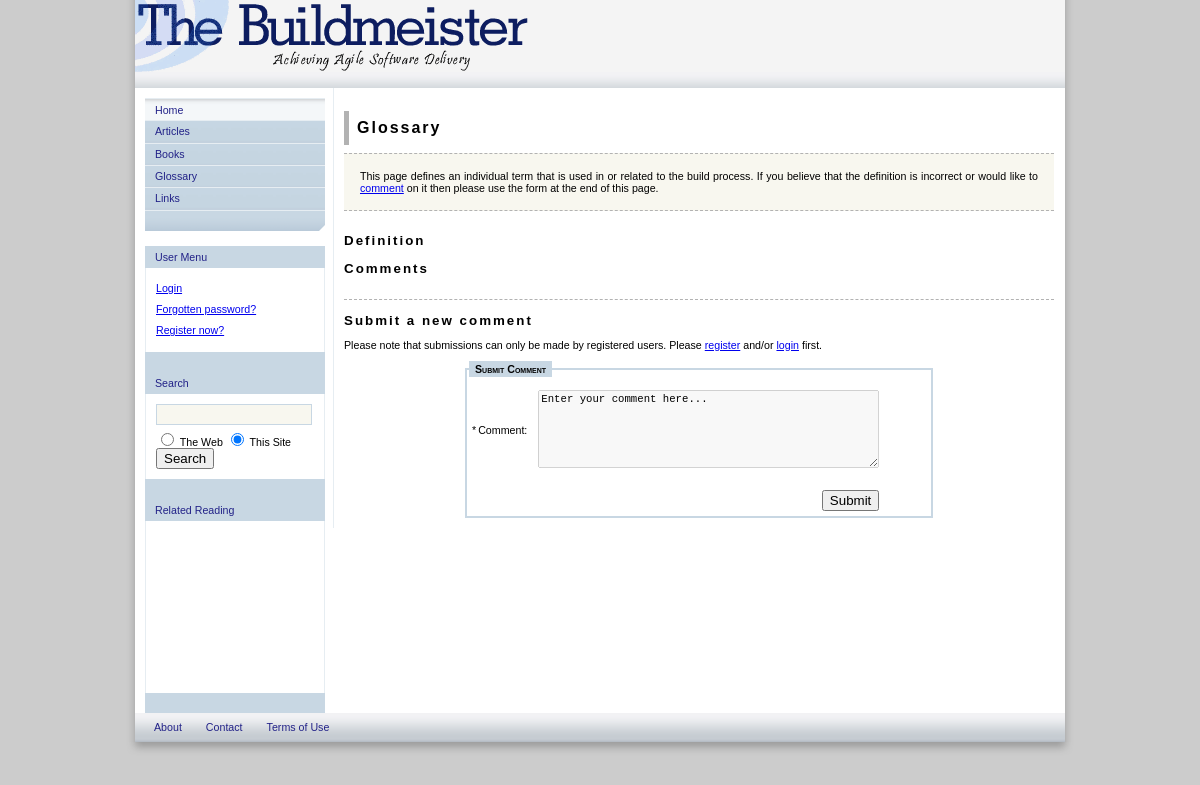
Page /viewterm.php?term=Active_Development_Line on the earlier database version.
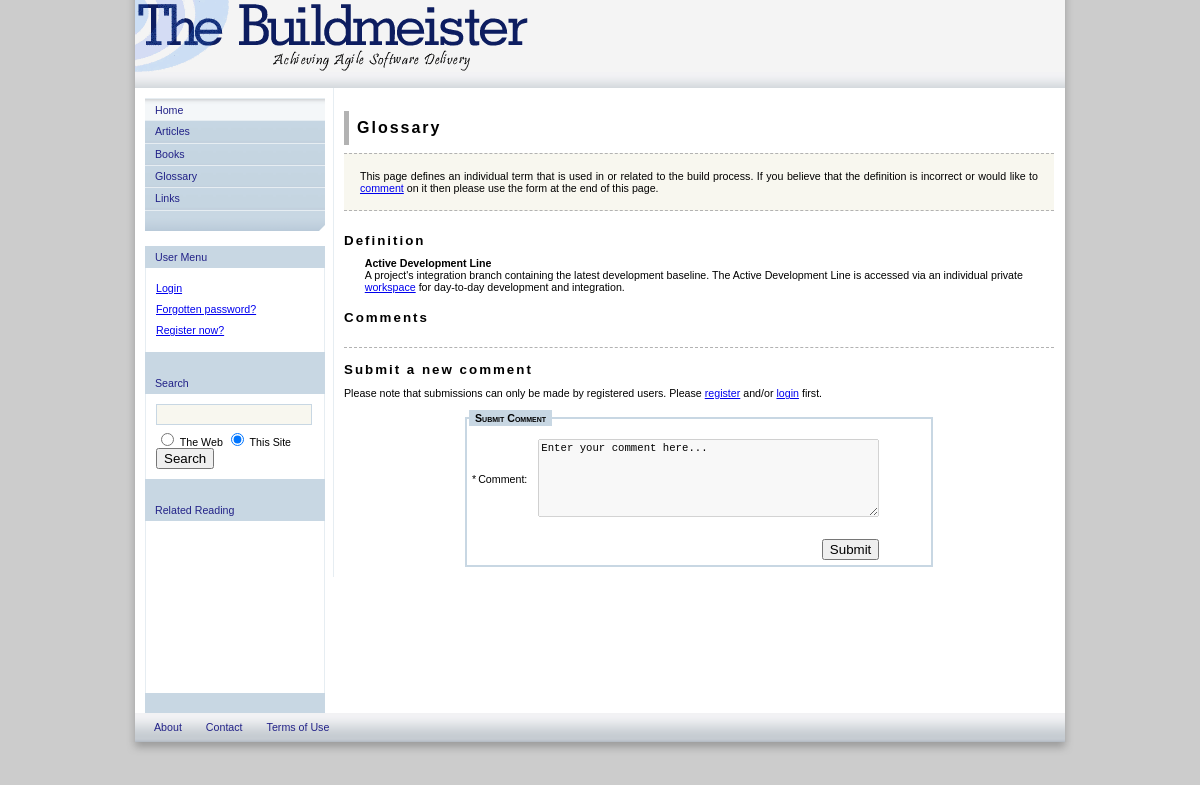
Same page on the later database version.
### tables this page shows
CREATE TABLE IF NOT EXISTS `glossary` (
  `id` mediumint(8) NOT NULL auto_increment,
  `posted_by` varchar(32) NOT NULL,
  `title` varchar(100) NOT NULL,
  `summary` mediumtext NOT NULL,
  `active` tinyint(1) NOT NULL default '0',
  PRIMARY KEY  (`id`)
);

### include/constants.php (called while the page is built, shortened)
<?php
$navmenu_main = array( array( Title => "Home",
                              Link  => "index.php"
                            ),
                       array( Title => "Articles",
                              Link  => "articles.php"
                            ),
                       array( Title => "Books",
                              Link  => "books.php",
                           ),
                       array( Title => "Glossary",
                              Link  => "glossary.php",
                            ),
                       array( Title => "Links",
                              Link  => "links.php",
                       )
                );
?>

### include/session.php (called while the page is built, shortened)
<?php
include("database.php");
class Session
{
   function Session(){
      $this->time = time();
   }
   function startSession(){
      $this->logged_in = $this->checkLogin();
   }
   function checkLogin(){
      global $database;
      if (isset($_SESSION['username']) && isset($_SESSION['userid']) &&
         $_SESSION['username'] != GUEST_NAME){
         if ($database->confirmUserID($_SESSION['username'], $_SESSION['userid']) != 0) {
            unset($_SESSION['username']);
            unset($_SESSION['userid']);
            return false;
         }
         $this->userinfo  = $database->getUserInfo($_SESSION['username']);
         $this->username  = $this->userinfo['username'];
         $this->userid    = $this->userinfo['userid'];
         $this->userlevel = $this->userinfo['userlevel'];
         return true;
      }
      else{
         return false;
      }
   }
};
$session = new Session;
?>

### include/database.php (called while the page is built, shortened)
<?php
include("constants.php");
class MySQLDB {
   function MySQLDB() {
      $this->connection = mysql_connect(DB_SERVER, DB_USER, DB_PASS) or die(mysql_error());
   }
};
$database = new MySQLDB;
?>

### viewterm.php (the view, shortened to what this page needs)
<?php
include("include/header.php");
?>
<div id="article">
<?php
if (isset($_SESSION['gcomsuccess'])) {
    if ($_SESSION['gcomsuccess']) {
        $session->displayDialog("Submission Succesfull",
    		"Thank you for your comments, they will be reviewed before being added to the site.",
            SITE_NAME . "/glossary.php");
    } else {
        $session->displayDialog("Submission Failed",
        	"We're sorry, but an error has occurred and your submission has failed. "
            . "Please try again at a later time.",
            $session->referrer);
    }
    unset($_SESSION['gcomsuccess']);
} else {
    if (!isset($_GET['term'])) {
	    $session->displayDialog("No Glossary Item",
	    	"No glossary item has been specified, please select a term on the "
	        . "<a href='glossary.php'>glossary</a> page to see its definition.",
	        $session->referrer);
    } else {
	    $gitem = $_GET['term'];
?>
<div id="toptitle"><h2>Glossary</h2></div>
<div id="introductory">
<p>This page defines an individual term that is used in
or related to the build process. If you believe that the definition is
incorrect or would like to <a href="#submit">comment</a>
on it then please use the form at the end of this page.</p>
</div>
<h3>Definition</h3>
<?php
$term = str_replace('_', ' ', $gitem);
$sql = "SELECT * from " . TBL_GLOSSARY . " where title = '". $term . "';";
$result = mysql_query($sql);
$numrows = mysql_num_rows($result);
if ($numrows != 0) {
    echo "<div align='center'>\n";
    echo "<table width='95%'><tr>";
    while ($row = mysql_fetch_assoc($result)) {
        $summary = str_replace("href=\"#", "href=\"glossary.php#", $row['summary']);
        echo "<td align='left'><strong><a id='#" . $row['title'] . "'>"
            . $row['title'] . "</a></strong><br/>"
		    . stripslashes($summary) . "</td>\n";
    }
    echo "</tr></table>\n";
    echo "</div>\n";
}
echo "<h3>Comments</h3>";
?>
<div id="dashed-spacer">&nbsp;</div>
<h3>Submit a new comment</h3>
<?php
    if (!$session->logged_in) {
        echo "<tr>";
        echo "<td colspan=\"2\"><p>Please note that submissions can only be made by registered users. "
        . "Please <a href='register.php'>register</a> and/or <a href='login.php'>login</a> first.</p></td></tr>";
        $disable_field = "disabled";
    } else {
        $disable_field = "";
    }
?>
<div align="center">
<form name='gcomsubmit' id='gcomsubmit' action='include/process.php' method='post'>
<fieldset style="text-align:left;width:460px"><legend>Submit Comment</legend>
<table>
	<tr>
		<td>*<label class="formLabelText" for="comment">Comment:</label></td>
		<td>
			<textarea class="formTextArea" name='comment' onfocus="this.value=''; this.onfocus=null;"
			<?php echo $disable_field; ?> rows='6' cols='50'/>Enter your comment here...
			</textarea>
		</td>
	</tr>
	<tr>
		<td>&nbsp;</td>
		<td><?php echo $form->allErrors(); ?></td>
	</tr>
	<tr>
		<td colspan="2" align="right">
			<input type="submit" value="Submit">
		</td>
	</tr>
</table>
</fieldset>
</form>
</div>
<?php
    }
}
?>
</div>
<?php
include("include/footer.php");
?>

### include/navigation.php
<?php
for ($i = 0; $i < sizeof($navmenu_main); $i++) {
    if ($i == $_SESSION['SESS_NAVITEM']) {
        $class = "is-active";
    } else {
        $class = "";
    }
    echo "<li><a href='" . $navmenu_main[$i]["Link"] . "' class='" . $class . "'>" . $navmenu_main[$i]["Title"] . "</a></li>";
}
?>

Differences in the rows shown:
added glossary: title "Active Development Line", summary "A project's integration branch containing the latest development baseline. The Active Development Line is accessed via an individual private workspace for day-to-day development and integration."
